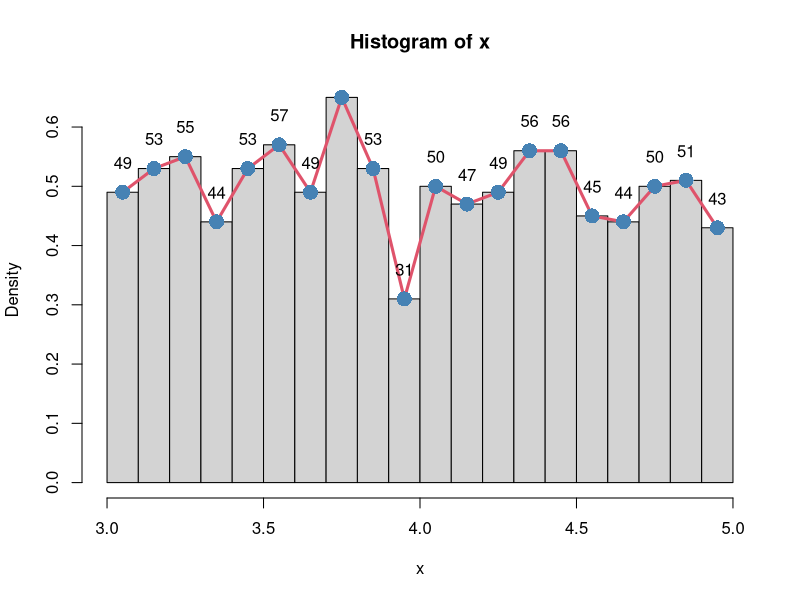
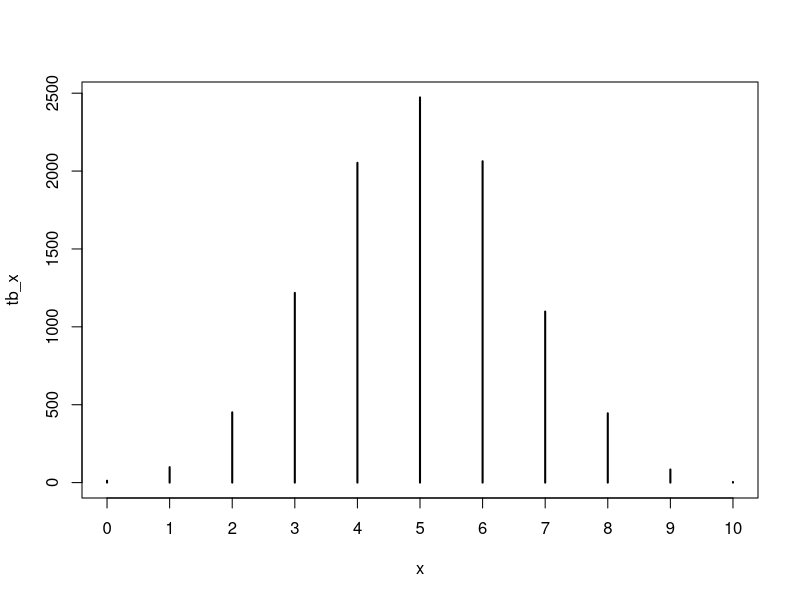
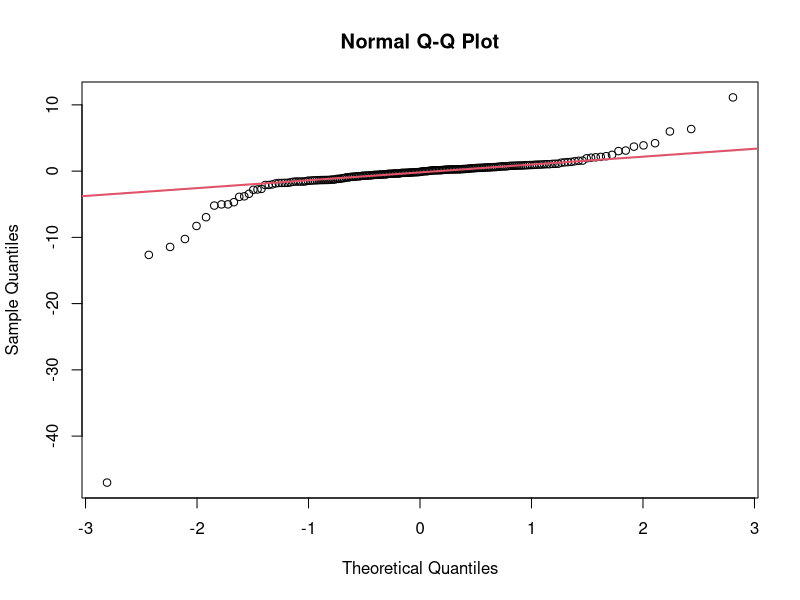
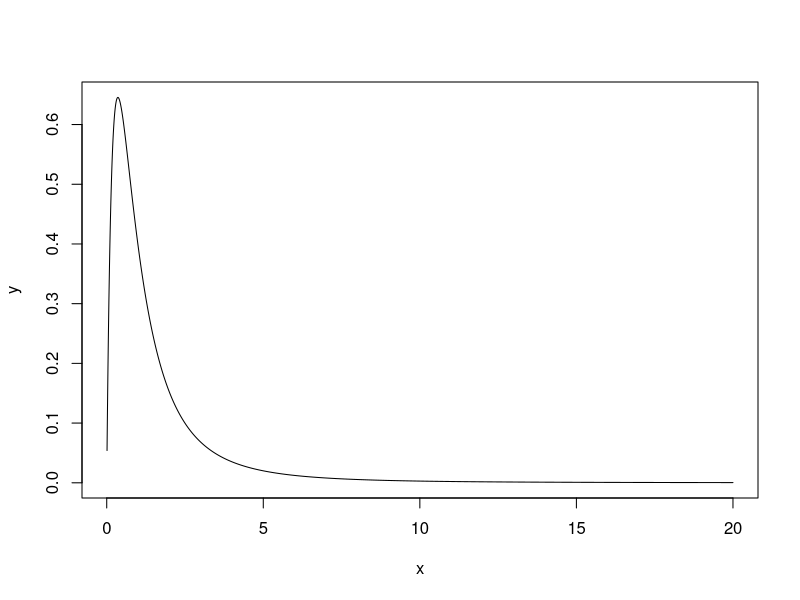
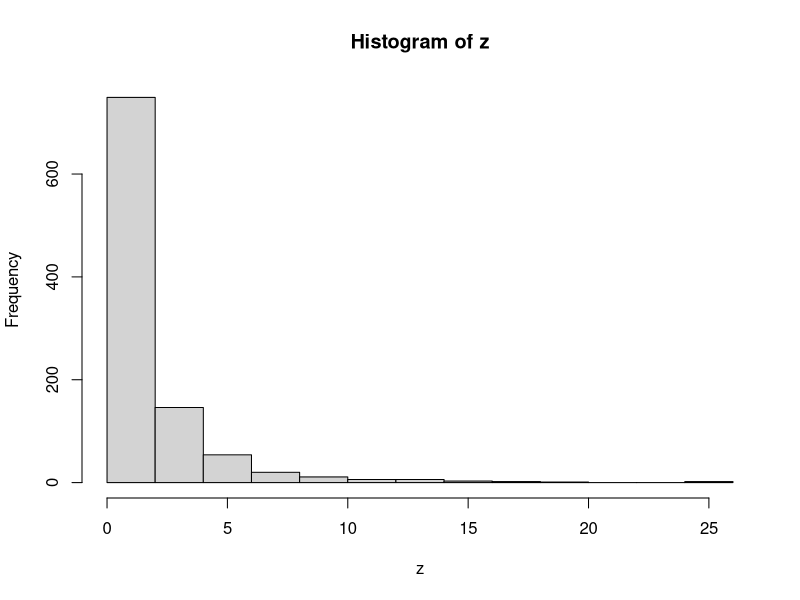
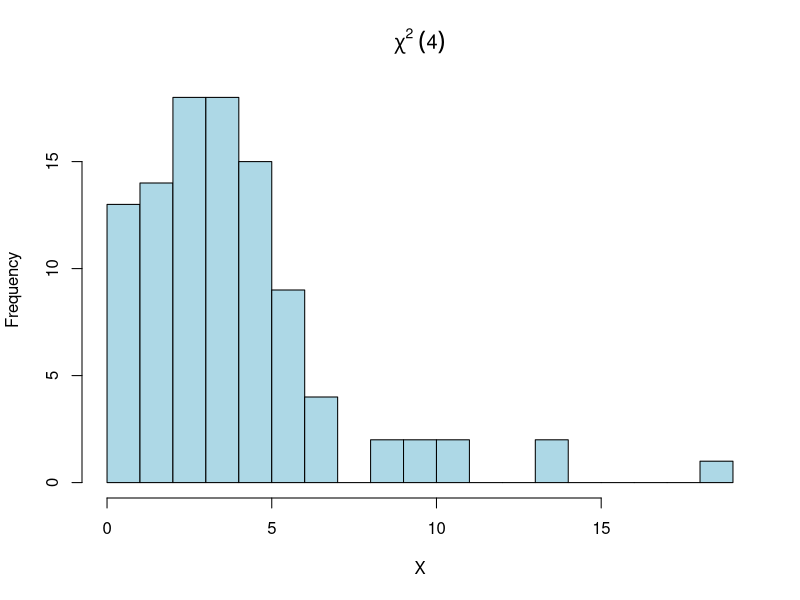
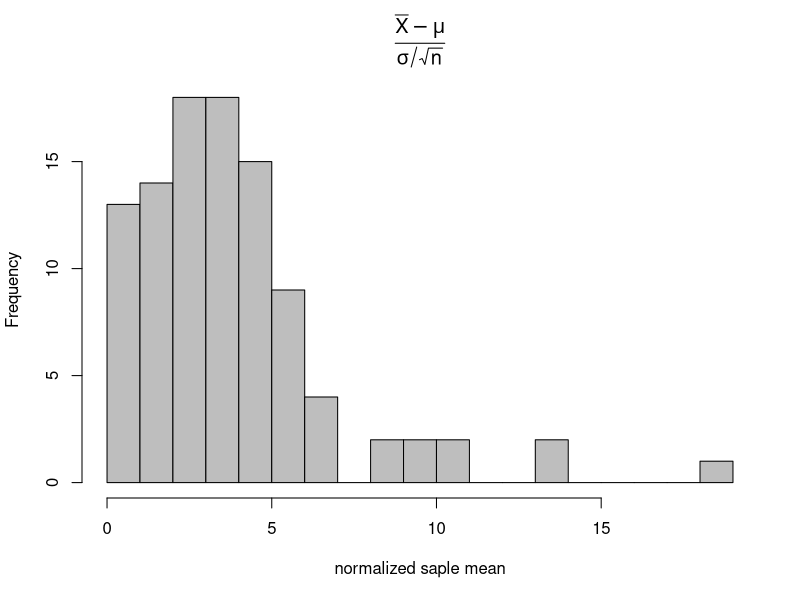
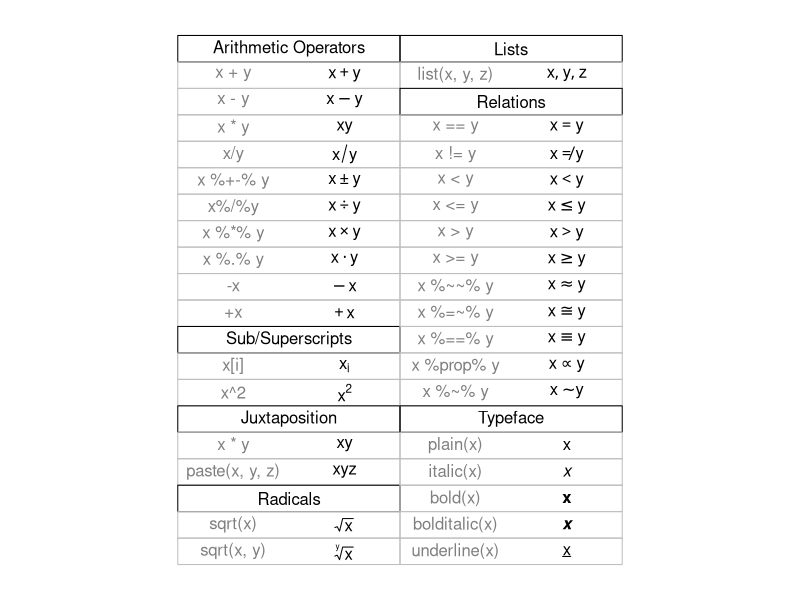

Here is the R script that generated these plots, in order:
# 22.05.10
# 분포의 이름과 아래의 키워드를 조합 -> 분포에 대한 함수 사용 가능
# 키워드 + R에서의분포 이름
# d : probability Density function
# q : Quantile function
# p : Cumulative distribution function
# r : generate random numbers from sucg distribution

# 균일 분포
a = 3
b = 5
dunif(4.25, min=a, max=b)
punif(3.5, a, b, lower.tail=F) # 1-F(x) 계산, F(x) = CDF
qunif(0.75, min=a, max=b, lower.tail = T) # 
x = runif(1000,a,b); head(x) # 
x11()
m = hist(x,breaks = 15, freq = F); m
lines(m$mids, m$density, col=2,lwd=3)# 선 추가
text(m$mids, m$density+0.05, as.character(m$counts)) # 텍스트 추가
points(m$mids, m$density, col='steelblue', pch=16, cex=2) # 포인트 추가
graphics.off()

# 초기하 분포
# X ~HG(N,M,n) -> in R : X ~ HG(m+n,m,k)
# E(X) = n*(N/M), VAR(X) = n*(N/M)*(N-M)/M

# 이항분포
n=10
pr = 0.5
dbinom(2,n,pr,log=F) # B(n, pr)
pbinom(5, n, pr, log = F)
qbinom(0.5, n, pr, log= F)
x = rbinom(10000, n, pr); head(x)
tb_x = table(x); tb_x
x11()
plot(tb_x)
graphics.off()

# 정규분포
 
# 카이제곱 분포
# ncp = 0 일때 일반적인 chisq

# t 분포
# ncp = 0 일때 일반적인 t분포

# QQPlot
dat = rnorm(200, mean=2, sd=2); dat
dat = rt(200, df=2); dat # 주석처리하면 정규분포, 포함할 경우 outlier발생
x11()
qqnorm(dat) # 산점도
qqline(dat,col=2, lwd=2)

# F-분포
# 두 정규모집단의 분산을 비교하거나 분산분석 등에 사용
# ncp -> 분자에만 영향을 줌
x=seq(0.01, 20, by = 0.01);x
y =df(x, df1=4, df2=5); y
x11()
plot(x,y,type='l') # l = lines
pf(0.5,df1=4,df2=5)
qf(c(0.95,0.975, 0.995),df1=4, df2=5)
1/qf(c(0.95,0.025, 0.005), df1=5, df2=4)
z = rf(1000, 4, 5);z
x11()
hist(z, breaks=15)
graphics.off()

# 중심극한 정리
df = 4
niter = 1000
xm = rep(0,niter); xm
for(i in 1:niter) {
  X <-rchisq(100, df=df)
  xm[i] = (mean(X)-df)/(sqrt(2*df)/sqrt(100))
}
x11()
hist(X, breaks = 20, main = expression(chi^2~(4)),
     col = 'lightblue')
x11()
hist(X, breaks = 20, main = expression(over(bar(X) -mu, sigma/sqrt(n))),
     col = 'gray', xlab='normalized saple mean')
demo(plotmath) # 왼쪽 : input to hist(expression()), 오른쪽 : output